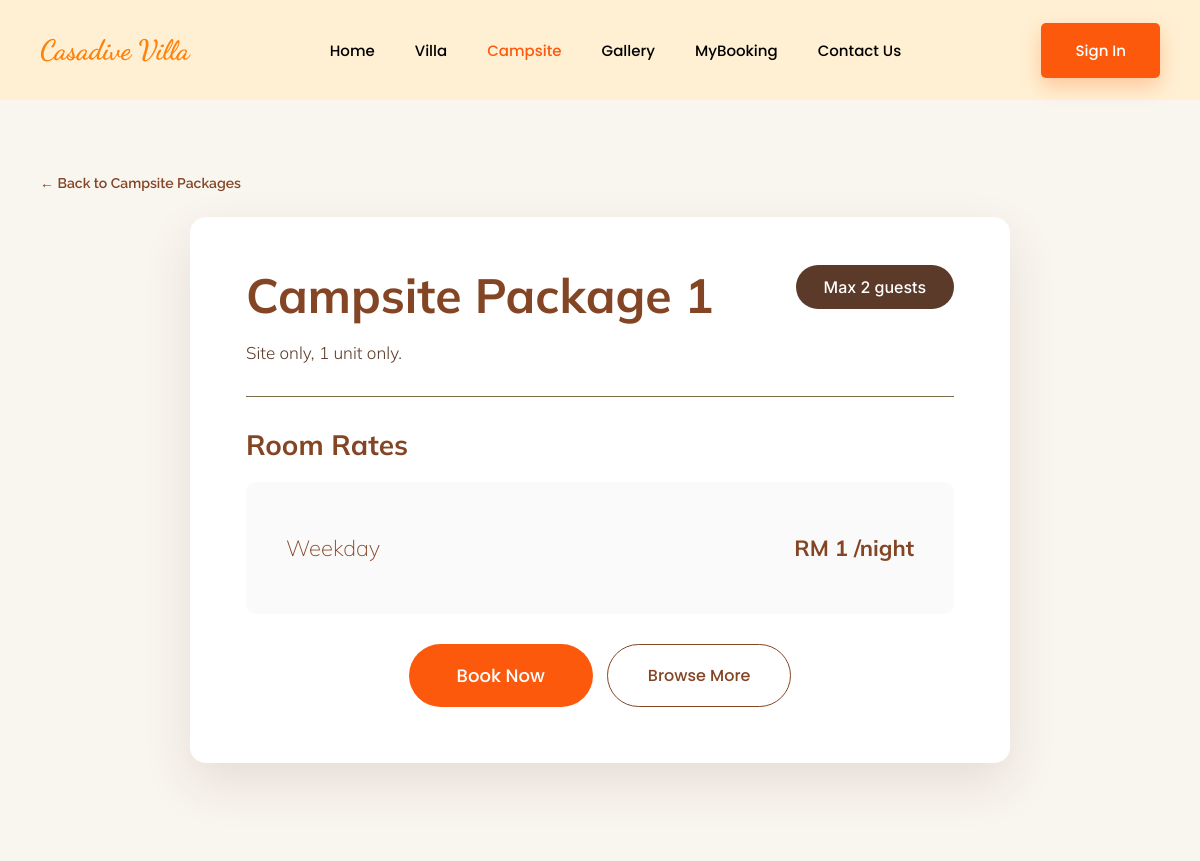
The page /customer/detail.php?id=5 (upper part) on the database as committed earlier.
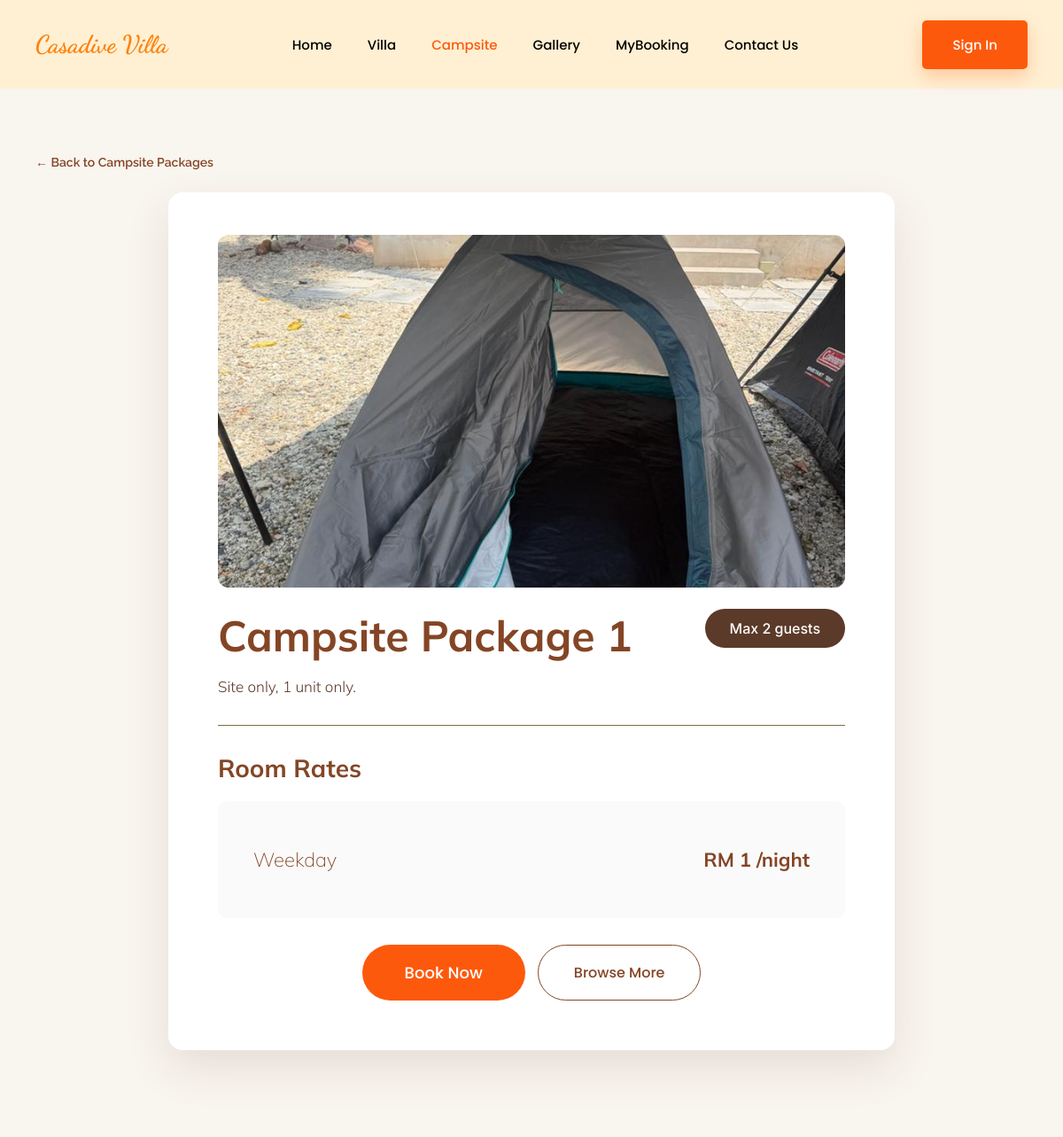
The same page on the database as committed later.
### tables this page shows
CREATE TABLE `accommodation` (
  accommodation_id   INT UNSIGNED AUTO_INCREMENT PRIMARY KEY,
  accommodation_name VARCHAR(100) NOT NULL,
  accommodation_type ENUM('Villa','Campsite') NOT NULL,
  price              DECIMAL(10,2) NOT NULL COMMENT 'weekday / base rate per night, used for all booking calculations',
  price_weekend      DECIMAL(10,2) NULL COMMENT 'display only — not applied to booking totals yet',
  price_holiday      DECIMAL(10,2) NULL COMMENT 'display only — not applied to booking totals yet',
  capacity           INT UNSIGNED NOT NULL,
  pax_label          VARCHAR(30) NULL COMMENT 'display string e.g. "4-5 PAX", falls back to "Max N guests"',
  features           TEXT NULL COMMENT 'one feature per line, e.g. "Wifi\nAircond\nSea View"',
  description        TEXT,
  status             ENUM('available','unavailable','maintenance') NOT NULL DEFAULT 'available',
  image              VARCHAR(255),
  door_code          VARCHAR(20) COMMENT 'lock box / door code shown to the guest in the check-in reminder'
);

### customer/detail.php (called while the page is built, shortened)
<?php
require_once __DIR__ . '/../includes/db.php';
$id = filter_input(INPUT_GET, 'id', FILTER_VALIDATE_INT);
$accommodation = null;
if ($id) {
    $stmt = $pdo->prepare('SELECT * FROM accommodation WHERE accommodation_id = :id');
    $stmt->execute(['id' => $id]);
    $accommodation = $stmt->fetch();
}
require __DIR__ . '/views/detail.view.php';

### customer/views/detail.view.php (the view, shortened to what this page needs)
<?php include __DIR__ . '/../../includes/header.php'; ?>
  <section class="detail-section">
    <div class="container">
      <?php if (!$accommodation): ?>
        <div class="not-found">
          <h1>Package not found</h1>
          <p>The accommodation you're looking for doesn't exist or may have been removed.</p>
          <br>
          <a href="villa.php" class="detail-book" style="display:inline-block;">Browse Packages</a>
        </div>
      <?php else:
        $backHref = $accommodation['accommodation_type'] === 'Campsite' ? 'campsite.php' : 'villa.php';
        $paxLabel = $accommodation['pax_label'] ?: ('Max ' . (int) $accommodation['capacity'] . ' guests');
      ?>
        <a href="<?= $backHref ?>" class="detail-back">&larr; Back to <?= htmlspecialchars($accommodation['accommodation_type']) ?> Packages</a>
        <div class="detail-card">
          <?php if ($accommodation['image']): ?>
            <div class="detail-media">
              <img src="<?= htmlspecialchars($accommodation['image']) ?>" alt="<?= htmlspecialchars($accommodation['accommodation_name']) ?>" loading="lazy">
            </div>
          <?php endif; ?>
          <div class="detail-head">
            <h1 class="detail-name"><?= htmlspecialchars($accommodation['accommodation_name']) ?></h1>
            <span class="detail-pax"><?= htmlspecialchars($paxLabel) ?></span>
          </div>
          <p class="detail-description"><?= nl2br(htmlspecialchars($accommodation['description'] ?: 'No additional description available for this package.')) ?></p>
          <hr class="detail-divider">
          <h2 class="detail-heading">Room Rates</h2>
          <div class="rates-card">
            <div class="rates-row">
              <span class="rates-label">Weekday</span>
              <span class="rates-value">RM <?= number_format((float) $accommodation['price'], 0) ?> /night</span>
            </div>
          </div>
          <div class="detail-actions">
            <?php if ($accommodation['status'] === 'available'): ?>
              <a href="bookingform.php?accommodation=<?= urlencode($accommodation['accommodation_name']) ?>" class="detail-book">Book Now</a>
            <?php endif; ?>
            <a href="<?= $backHref ?>" class="detail-browse">Browse More</a>
          </div>
        </div>
      <?php endif; ?>
    </div>
  </section>
<?php include __DIR__ . '/../../includes/footer.php'; ?>

Rows that differ between the two databases and show on the page:
changed accommodation "Campsite Package 1": image: picture added
